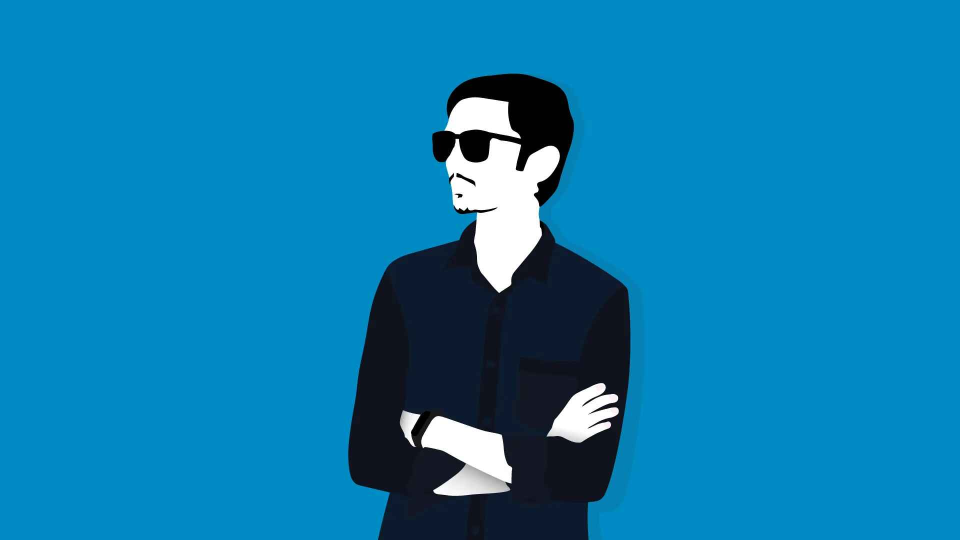
#> input picture Image On White/input/arshit.jpg, 1920 x 1080 px (shown at 1/2 size); its folder holds only this picture in this run
$ python ImageOnWhite.py
#> lines starting #> are read from the running program, lines starting #| are printed output that depends on the picture
import cv2
import numpy as np
import os

# Background color in BGR format (Gray: 128, 128, 128)
BACKGROUND_COLOR = (128, 128, 128)

def overlay_image_on_bg(image_path, output_path):
    # Load the image
#> called with image_path = 'input/arshit.jpg', output_path = 'output/arshit.jpg'
    img = cv2.imread(image_path, cv2.IMREAD_UNCHANGED)
#> img is the input picture: shape (1080, 1920, 3); mean B, G, R 175.8, 124.6, 11.7

    if img is None:
        print(f"Skipping invalid image: {image_path}")
        return

    # Get image dimensions
    img_height, img_width = img.shape[:2]
#> img_height = 1080; img_width = 1920

    # Create a background (1080x1920) with specified color
    bg_height, bg_width = 1920, 1080
    bg = np.zeros((bg_height, bg_width, 3), dtype=np.uint8)
    bg[:] = BACKGROUND_COLOR  # Set the background color

    # Resize if image is too large
    if img_height > bg_height or img_width > bg_width:
        scale_factor = min(bg_width / img_width, bg_height / img_height)
#> scale_factor = 0.562
        img_width = int(img_width * scale_factor)
#> img_width = 1080
        img_height = int(img_height * scale_factor)
#> img_height = 607
        img = cv2.resize(img, (img_width, img_height), interpolation=cv2.INTER_AREA)
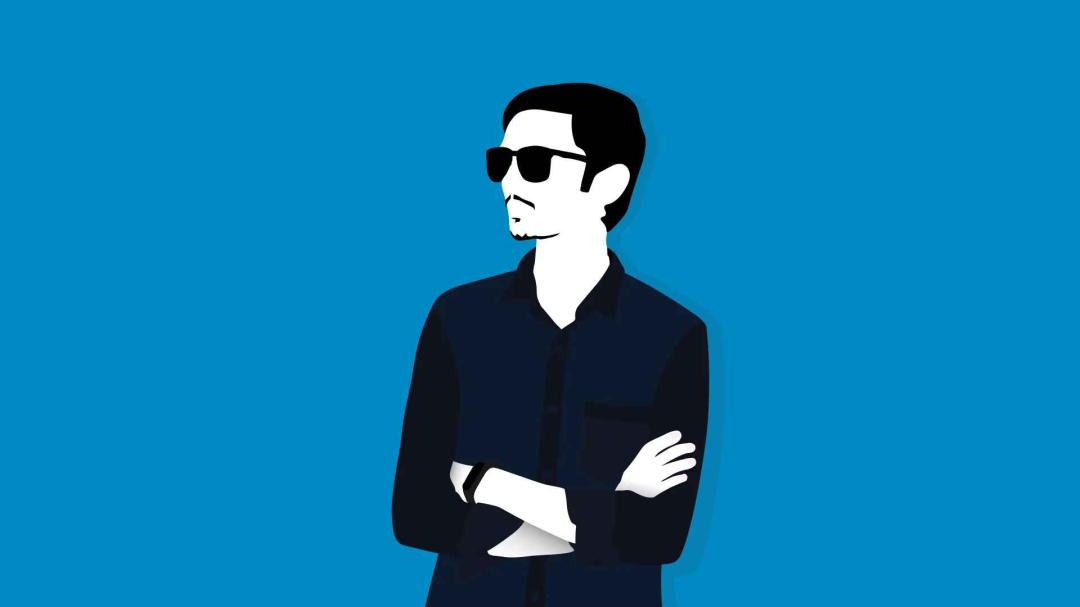
#> img: shape (607, 1080, 3); mean B, G, R 175.8, 124.6, 11.7

    # Recalculate offset after resizing
    x_offset = (bg_width - img_width) // 2
#> x_offset = 0
    y_offset = (bg_height - img_height) // 2
#> y_offset = 656

    # Overlay image onto background
    bg[y_offset:y_offset + img_height, x_offset:x_offset + img_width] = img
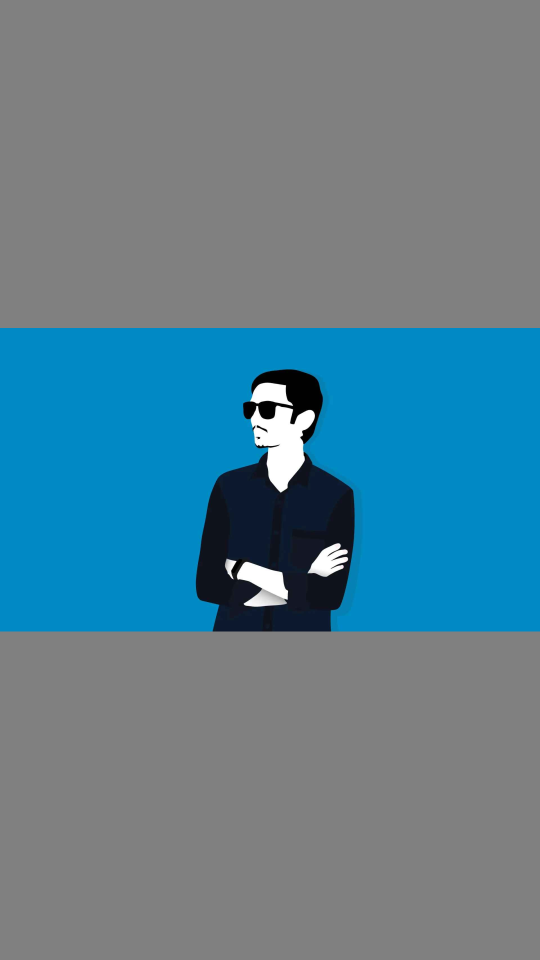
#> bg: shape (1920, 1080, 3) (shown at 1/2 size); mean B, G, R 143.1, 126.9, 91.2

    # Save the output
    cv2.imwrite(output_path, bg)
    print(f"Saved: {output_path}")

def process_all_images(input_folder="input", output_folder="output"):
    if not os.path.exists(output_folder):
        os.makedirs(output_folder)

    supported_extensions = ('.png', '.jpg', '.jpeg', '.bmp', '.tiff', '.webp')
    for filename in os.listdir(input_folder):
        if filename.lower().endswith(supported_extensions):
            input_path = os.path.join(input_folder, filename)
            output_path = os.path.join(output_folder, filename)
            overlay_image_on_bg(input_path, output_path)

# Run the batch processor
process_all_images()
